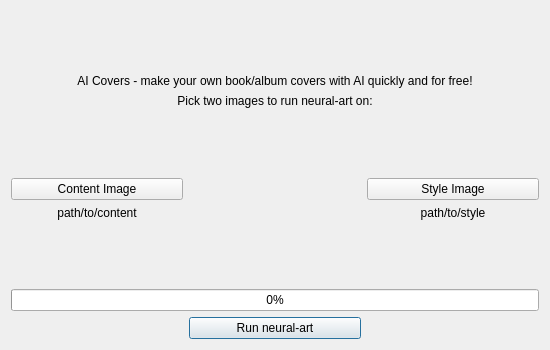
<?xml version="1.0" encoding="UTF-8"?>
<ui version="4.0">
 <class>Widget</class>
 <widget class="QWidget" name="Widget">
  <property name="geometry">
   <rect>
    <x>0</x>
    <y>0</y>
    <width>550</width>
    <height>350</height>
   </rect>
  </property>
  <property name="acceptDrops">
   <bool>false</bool>
  </property>
  <property name="windowTitle">
   <string>AI Covers</string>
  </property>
  <layout class="QGridLayout" name="gridLayout">
   <item row="3" column="2">
    <widget class="QPushButton" name="pushButton_2">
     <property name="acceptDrops">
      <bool>true</bool>
     </property>
     <property name="text">
      <string>Style Image</string>
     </property>
    </widget>
   </item>
   <item row="0" column="0" colspan="3">
    <widget class="QLabel" name="label_4">
     <property name="text">
      <string>AI Covers - make your own book/album covers with AI quickly and for free!</string>
     </property>
     <property name="alignment">
      <set>Qt::AlignBottom|Qt::AlignHCenter</set>
     </property>
    </widget>
   </item>
   <item row="4" column="1">
    <widget class="QLabel" name="label_3">
     <property name="text">
      <string/>
     </property>
     <property name="alignment">
      <set>Qt::AlignBottom|Qt::AlignHCenter</set>
     </property>
    </widget>
   </item>
   <item row="6" column="1">
    <widget class="QPushButton" name="pushButton_3">
     <property name="autoFillBackground">
      <bool>true</bool>
     </property>
     <property name="text">
      <string>Run neural-art</string>
     </property>
     <property name="default">
      <bool>true</bool>
     </property>
    </widget>
   </item>
   <item row="1" column="0" colspan="3">
    <widget class="QLabel" name="label_5">
     <property name="text">
      <string>Pick two images to run neural-art on:</string>
     </property>
     <property name="alignment">
      <set>Qt::AlignHCenter|Qt::AlignTop</set>
     </property>
    </widget>
   </item>
   <item row="4" column="2">
    <widget class="QLabel" name="label_2">
     <property name="text">
      <string>path/to/style</string>
     </property>
     <property name="alignment">
      <set>Qt::AlignHCenter|Qt::AlignTop</set>
     </property>
     <property name="wordWrap">
      <bool>true</bool>
     </property>
    </widget>
   </item>
   <item row="4" column="0">
    <widget class="QLabel" name="label_1">
     <property name="text">
      <string>path/to/content</string>
     </property>
     <property name="alignment">
      <set>Qt::AlignHCenter|Qt::AlignTop</set>
     </property>
     <property name="wordWrap">
      <bool>true</bool>
     </property>
    </widget>
   </item>
   <item row="3" column="0">
    <widget class="QPushButton" name="pushButton_1">
     <property name="acceptDrops">
      <bool>true</bool>
     </property>
     <property name="text">
      <string>Content Image</string>
     </property>
    </widget>
   </item>
   <item row="5" column="0" colspan="3">
    <widget class="QProgressBar" name="progressBar">
     <property name="value">
      <number>0</number>
     </property>
     <property name="textDirection">
      <enum>QProgressBar::TopToBottom</enum>
     </property>
    </widget>
   </item>
  </layout>
 </widget>
 <resources/>
 <connections/>
</ui>
